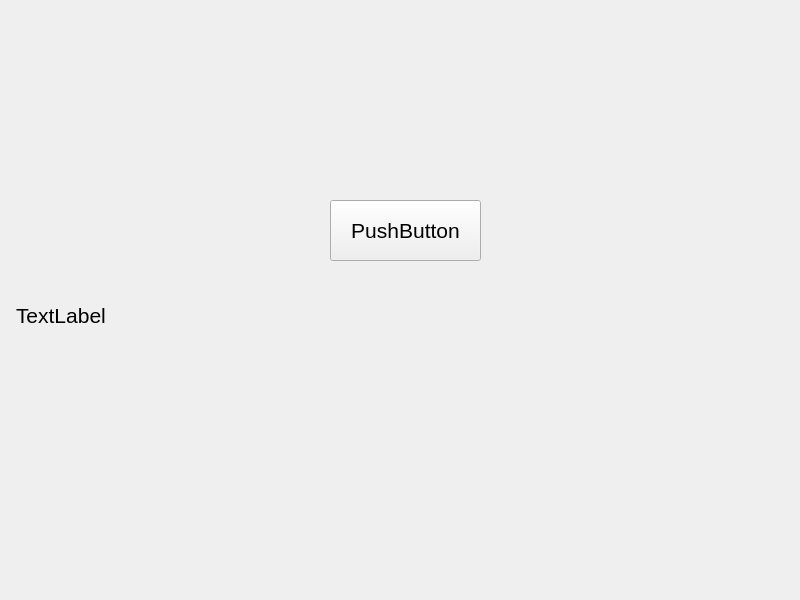
<?xml version="1.0" encoding="UTF-8"?>
<ui version="4.0">
 <class>Widget</class>
 <widget class="QWidget" name="Widget">
  <property name="geometry">
   <rect>
    <x>0</x>
    <y>0</y>
    <width>800</width>
    <height>600</height>
   </rect>
  </property>
  <property name="windowTitle">
   <string>Widget</string>
  </property>
  <widget class="QPushButton" name="pushButton">
   <property name="geometry">
    <rect>
     <x>330</x>
     <y>200</y>
     <width>151</width>
     <height>61</height>
    </rect>
   </property>
   <property name="font">
    <font>
     <pointsize>16</pointsize>
    </font>
   </property>
   <property name="text">
    <string>PushButton</string>
   </property>
  </widget>
  <widget class="QLabel" name="label">
   <property name="geometry">
    <rect>
     <x>16</x>
     <y>300</y>
     <width>761</width>
     <height>31</height>
    </rect>
   </property>
   <property name="font">
    <font>
     <pointsize>16</pointsize>
    </font>
   </property>
   <property name="text">
    <string>TextLabel</string>
   </property>
  </widget>
 </widget>
 <resources/>
 <connections/>
</ui>
